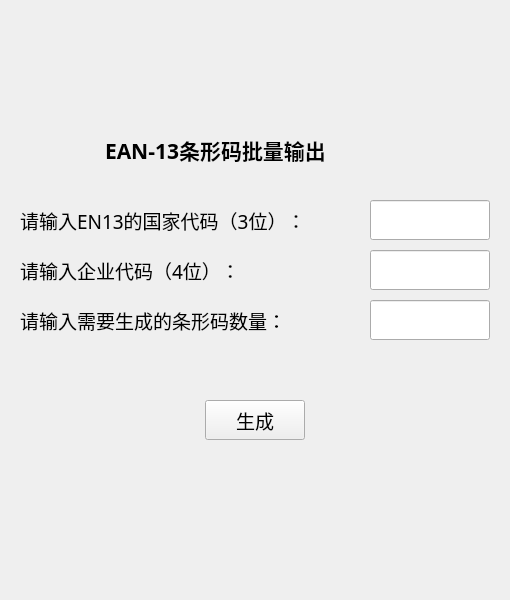
<?xml version="1.0" encoding="UTF-8"?>
<ui version="4.0">
 <class>window_feature7</class>
 <widget class="QWidget" name="window_feature7">
  <property name="geometry">
   <rect>
    <x>0</x>
    <y>0</y>
    <width>510</width>
    <height>600</height>
   </rect>
  </property>
  <property name="windowTitle">
   <string>Form</string>
  </property>
  <widget class="QLabel" name="label_title">
   <property name="geometry">
    <rect>
     <x>105</x>
     <y>130</y>
     <width>300</width>
     <height>40</height>
    </rect>
   </property>
   <property name="font">
    <font>
     <family>微软雅黑</family>
     <pointsize>16</pointsize>
     <weight>75</weight>
     <bold>true</bold>
    </font>
   </property>
   <property name="text">
    <string>EAN-13条形码批量输出</string>
   </property>
  </widget>
  <widget class="QLineEdit" name="lineEdit_codenum">
   <property name="geometry">
    <rect>
     <x>370</x>
     <y>200</y>
     <width>120</width>
     <height>40</height>
    </rect>
   </property>
   <property name="font">
    <font>
     <family>微软雅黑</family>
     <pointsize>14</pointsize>
    </font>
   </property>
   <property name="text">
    <string/>
   </property>
  </widget>
  <widget class="QLabel" name="label_tip">
   <property name="geometry">
    <rect>
     <x>20</x>
     <y>200</y>
     <width>351</width>
     <height>40</height>
    </rect>
   </property>
   <property name="font">
    <font>
     <family>微软雅黑</family>
     <pointsize>14</pointsize>
    </font>
   </property>
   <property name="text">
    <string>请输入EN13的国家代码（3位）：</string>
   </property>
  </widget>
  <widget class="QLineEdit" name="lineEdit_codenum_2">
   <property name="geometry">
    <rect>
     <x>370</x>
     <y>250</y>
     <width>120</width>
     <height>40</height>
    </rect>
   </property>
   <property name="font">
    <font>
     <family>微软雅黑</family>
     <pointsize>14</pointsize>
    </font>
   </property>
   <property name="text">
    <string/>
   </property>
  </widget>
  <widget class="QLabel" name="label_tip_2">
   <property name="geometry">
    <rect>
     <x>20</x>
     <y>250</y>
     <width>270</width>
     <height>40</height>
    </rect>
   </property>
   <property name="font">
    <font>
     <family>微软雅黑</family>
     <pointsize>14</pointsize>
    </font>
   </property>
   <property name="text">
    <string>请输入企业代码（4位）：</string>
   </property>
  </widget>
  <widget class="QLineEdit" name="lineEdit_codenum_3">
   <property name="geometry">
    <rect>
     <x>370</x>
     <y>300</y>
     <width>120</width>
     <height>40</height>
    </rect>
   </property>
   <property name="font">
    <font>
     <family>微软雅黑</family>
     <pointsize>14</pointsize>
    </font>
   </property>
   <property name="text">
    <string/>
   </property>
  </widget>
  <widget class="QLabel" name="label_tip_3">
   <property name="geometry">
    <rect>
     <x>20</x>
     <y>300</y>
     <width>351</width>
     <height>40</height>
    </rect>
   </property>
   <property name="font">
    <font>
     <family>微软雅黑</family>
     <pointsize>14</pointsize>
    </font>
   </property>
   <property name="text">
    <string>请输入需要生成的条形码数量：</string>
   </property>
  </widget>
  <widget class="QPushButton" name="pushButton_create">
   <property name="geometry">
    <rect>
     <x>205</x>
     <y>400</y>
     <width>100</width>
     <height>40</height>
    </rect>
   </property>
   <property name="font">
    <font>
     <family>微软雅黑</family>
     <pointsize>14</pointsize>
    </font>
   </property>
   <property name="text">
    <string>生成</string>
   </property>
  </widget>
 </widget>
 <resources/>
 <connections/>
</ui>
